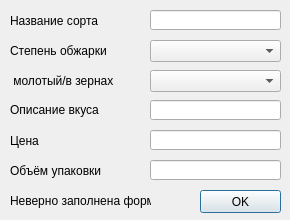
<?xml version="1.0" encoding="UTF-8"?>
<ui version="4.0">
 <class>Dialog</class>
 <widget class="QDialog" name="Dialog">
  <property name="geometry">
   <rect>
    <x>0</x>
    <y>0</y>
    <width>290</width>
    <height>220</height>
   </rect>
  </property>
  <property name="windowTitle">
   <string>Dialog</string>
  </property>
  <widget class="QLabel" name="label">
   <property name="geometry">
    <rect>
     <x>10</x>
     <y>10</y>
     <width>141</width>
     <height>21</height>
    </rect>
   </property>
   <property name="text">
    <string>Название сорта</string>
   </property>
  </widget>
  <widget class="QLabel" name="label_2">
   <property name="geometry">
    <rect>
     <x>10</x>
     <y>40</y>
     <width>141</width>
     <height>21</height>
    </rect>
   </property>
   <property name="text">
    <string>Степень обжарки</string>
   </property>
  </widget>
  <widget class="QLabel" name="label_3">
   <property name="geometry">
    <rect>
     <x>10</x>
     <y>70</y>
     <width>141</width>
     <height>21</height>
    </rect>
   </property>
   <property name="text">
    <string> молотый/в зернах</string>
   </property>
  </widget>
  <widget class="QLabel" name="label_4">
   <property name="geometry">
    <rect>
     <x>10</x>
     <y>100</y>
     <width>141</width>
     <height>20</height>
    </rect>
   </property>
   <property name="text">
    <string>Описание вкуса</string>
   </property>
  </widget>
  <widget class="QLineEdit" name="lineEdit">
   <property name="geometry">
    <rect>
     <x>150</x>
     <y>10</y>
     <width>131</width>
     <height>20</height>
    </rect>
   </property>
  </widget>
  <widget class="QComboBox" name="comboBox">
   <property name="geometry">
    <rect>
     <x>150</x>
     <y>40</y>
     <width>131</width>
     <height>22</height>
    </rect>
   </property>
  </widget>
  <widget class="QLineEdit" name="lineEdit_3">
   <property name="geometry">
    <rect>
     <x>150</x>
     <y>130</y>
     <width>131</width>
     <height>20</height>
    </rect>
   </property>
  </widget>
  <widget class="QLabel" name="label_5">
   <property name="geometry">
    <rect>
     <x>10</x>
     <y>190</y>
     <width>141</width>
     <height>21</height>
    </rect>
   </property>
   <property name="text">
    <string>Неверно заполнена форма</string>
   </property>
  </widget>
  <widget class="QPushButton" name="pushButton">
   <property name="geometry">
    <rect>
     <x>200</x>
     <y>190</y>
     <width>81</width>
     <height>23</height>
    </rect>
   </property>
   <property name="text">
    <string>OK</string>
   </property>
  </widget>
  <widget class="QComboBox" name="comboBox_2">
   <property name="geometry">
    <rect>
     <x>150</x>
     <y>70</y>
     <width>131</width>
     <height>22</height>
    </rect>
   </property>
  </widget>
  <widget class="QLabel" name="label_6">
   <property name="geometry">
    <rect>
     <x>10</x>
     <y>130</y>
     <width>141</width>
     <height>21</height>
    </rect>
   </property>
   <property name="text">
    <string>Цена</string>
   </property>
  </widget>
  <widget class="QLineEdit" name="lineEdit_2">
   <property name="geometry">
    <rect>
     <x>150</x>
     <y>100</y>
     <width>131</width>
     <height>20</height>
    </rect>
   </property>
  </widget>
  <widget class="QLabel" name="label_7">
   <property name="geometry">
    <rect>
     <x>10</x>
     <y>160</y>
     <width>141</width>
     <height>21</height>
    </rect>
   </property>
   <property name="text">
    <string>Объём упаковки</string>
   </property>
  </widget>
  <widget class="QLineEdit" name="lineEdit_4">
   <property name="geometry">
    <rect>
     <x>150</x>
     <y>160</y>
     <width>131</width>
     <height>20</height>
    </rect>
   </property>
  </widget>
 </widget>
 <resources/>
 <connections/>
</ui>
